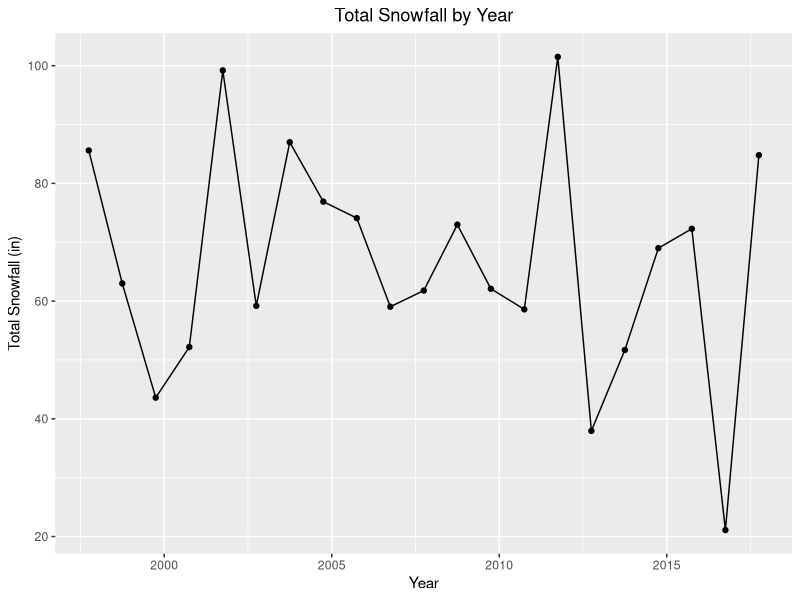
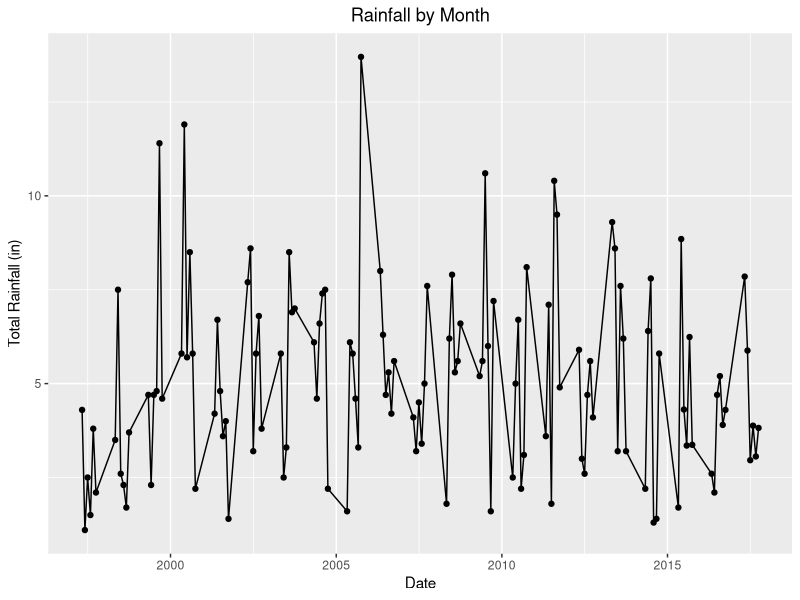
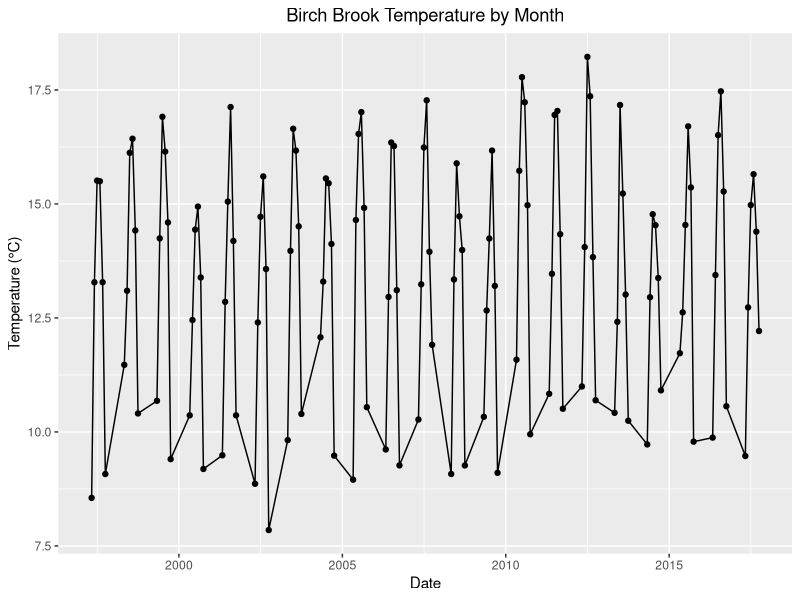
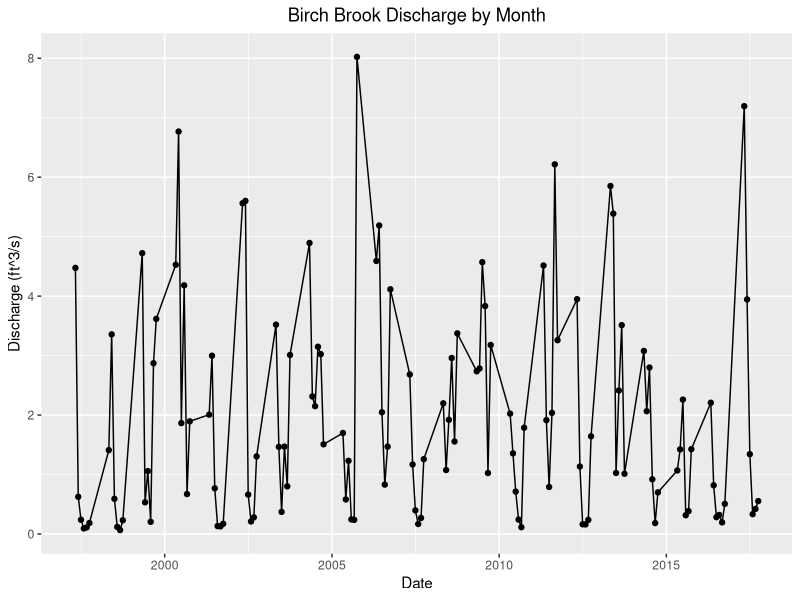
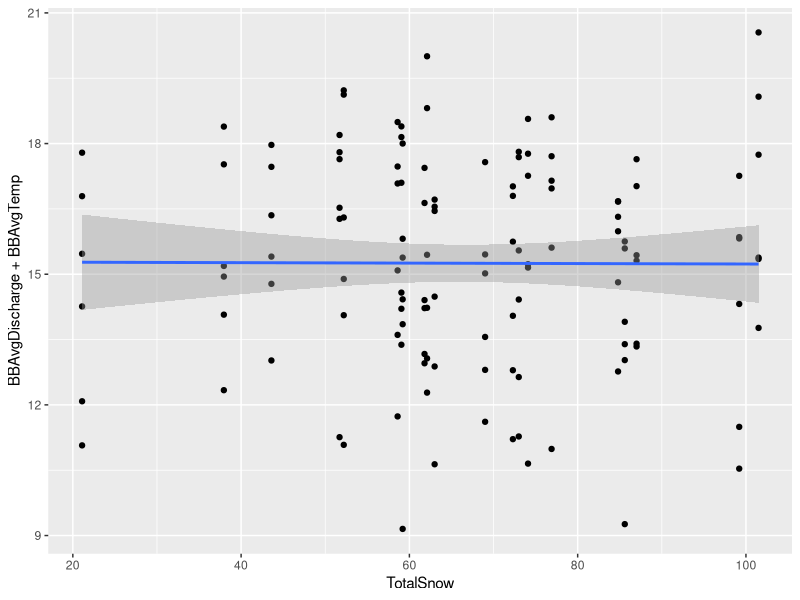

Source code (R) for these figures, in order:
## ---- chunk 1
knitr::opts_chunk$set(echo = TRUE)
library(tidyverse)
##setwd("/cloud/project")
## ---- chunk 2
combineddata<-read.csv("CData.csv")

##Add date column by combining year and month
combineddata <- combineddata %>%
  mutate(date_col = make_date(Year, Month, 1))

## Initial Plots
# Snowfall by Year
combineddata %>%
  filter(Month == 10) %>%
  ggplot(aes(x = date_col, y = TotalSnow)) + geom_point() + geom_line() + labs(title = "Total Snowfall by Year", x = "Year", y = "Total Snowfall (in)") + theme(plot.title = element_text(hjust = 0.5))

# Rainfall by Month
ggplot(data = combineddata, aes(x = date_col, y = TotalRain)) + geom_point() + geom_line() + labs(title = "Rainfall by Month", x = "Date", y = "Total Rainfall (in)") + theme(plot.title = element_text(hjust = 0.5))

# Birch Brook Temperature by Month
ggplot(data = combineddata, aes(x = date_col, y = BBAvgTemp)) + geom_point() + geom_line() + labs(title = "Birch Brook Temperature by Month", x = "Date", y = "Temperature (°C)") + theme(plot.title = element_text(hjust = 0.5))

# Birch Brook Discharge by Month
ggplot(data = combineddata, aes(x = date_col, y = BBAvgDischarge)) + geom_point() + geom_line() + labs(title = "Birch Brook Discharge by Month", x = "Date", y = "Discharge (ft^3/s)") + theme(plot.title = element_text(hjust = 0.5))

## ---- chunk 3
moddis<-lm(formula=BBAvgDischarge~TotalSnow + TotalRain + FrontHeavy, data=combineddata)
summary(moddis)

modtemp<-lm(formula=BBAvgTemp~TotalSnow + TotalRain + FrontHeavy, data=combineddata)
summary(modtemp)

ggplot(data=combineddata, aes(x=TotalSnow, y=BBAvgDischarge + BBAvgTemp))+geom_point()+geom_smooth(method="lm")

##aov(,data=combineddata)
##combineddata %>% group_by(Month) %>% lm(formula=BBAvgTemp~TotalSnow + TotalRain + FrontHeavy, data=combineddata)

monthData <- combineddata %>% group_split(Month)
mayData <- monthData[[1]]
juneData <- monthData[[2]]
julyData <- monthData[[3]]
augustData <- monthData[[4]]
septemberData <- monthData[[5]]
octoberData <- monthData[[6]]

mayTemp <- lm(formula=BBAvgTemp~TotalSnow + MaxSnowDay + FrontHeavy+ TotalRain, data=mayData)
juneTemp <- lm(formula=BBAvgTemp~TotalSnow + MaxSnowDay + FrontHeavy+ TotalRain, data=juneData)
julyTemp <- lm(formula=BBAvgTemp~TotalSnow + MaxSnowDay + FrontHeavy+ TotalRain, data=julyData)
augustTemp <- lm(formula=BBAvgTemp~TotalSnow + MaxSnowDay + FrontHeavy+ TotalRain, data=augustData)
septemberTemp <- lm(formula=BBAvgTemp~TotalSnow + MaxSnowDay + FrontHeavy+ TotalRain, data=septemberData)
octoberTemp <- lm(formula=BBAvgTemp~TotalSnow + MaxSnowDay + FrontHeavy+ TotalRain, data=octoberData)

mayDis <- lm(formula=BBAvgDischarge~TotalSnow + MaxSnowDay + FrontHeavy + TotalRain, data=mayData)
juneDis <- lm(formula=BBAvgDischarge~TotalSnow + MaxSnowDay + FrontHeavy+ TotalRain, data=juneData)
julyDis <- lm(formula=BBAvgDischarge~TotalSnow + MaxSnowDay + FrontHeavy+ TotalRain, data=julyData)
augustDis <- lm(formula=BBAvgDischarge~TotalSnow + MaxSnowDay + FrontHeavy+ TotalRain, data=augustData)
septemberDis <- lm(formula=BBAvgDischarge~TotalSnow + MaxSnowDay + FrontHeavy+ TotalRain, data=septemberData)
octoberDis <- lm(formula=BBAvgDischarge~TotalSnow + MaxSnowDay + FrontHeavy+ TotalRain, data=octoberData)

summary(mayDis)
summary(juneDis)
summary(julyDis)
summary(augustDis)
summary(septemberDis)
summary(octoberDis)

summary(mayTemp)
summary(juneTemp)
summary(julyTemp)
summary(augustTemp)
summary(septemberTemp)
summary(octoberTemp)
